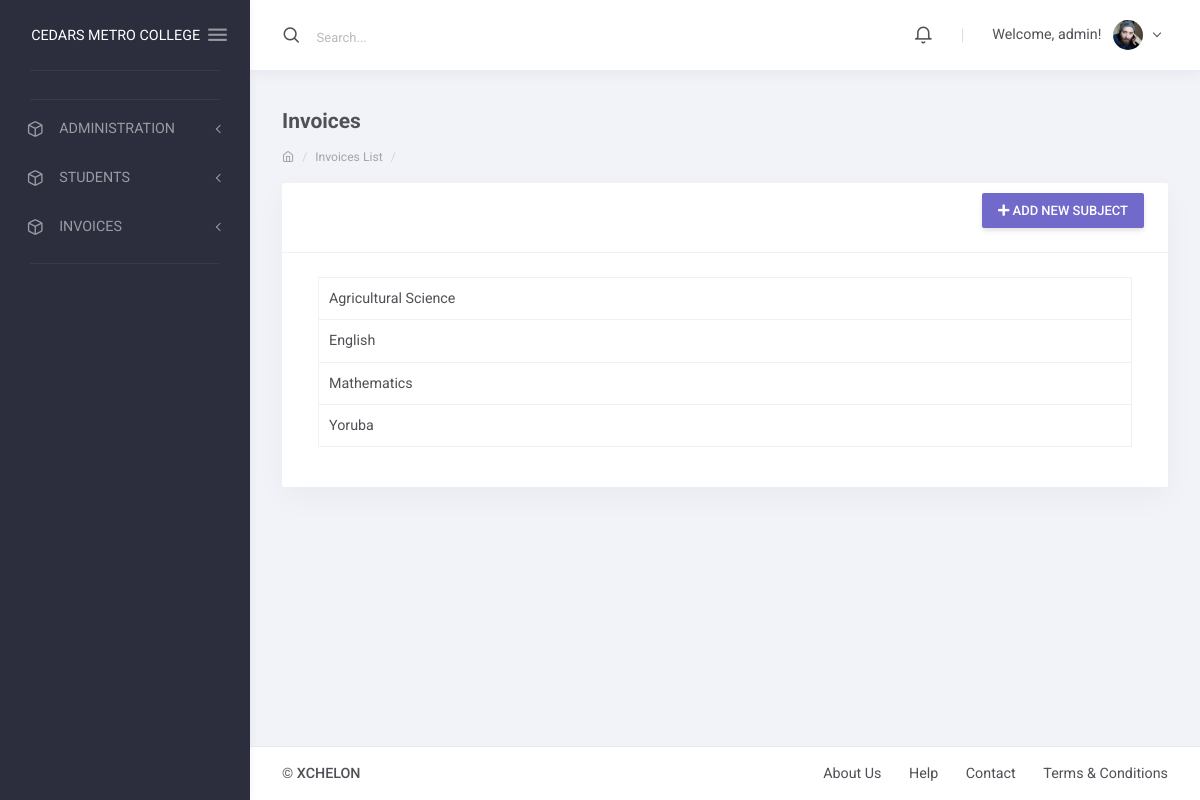
The app's page /subject/list/ (signed in) with its own data.
### apps/corecode/models.py (models this page shows)
class Subject(models.Model):
    name = models.CharField(max_length=200, unique=True)
    class Meta:
        ordering = ["name"]
    def __str__(self):
        return self.name

### apps/corecode/views.py (the view)
# urls.py: path("subject/list/", SubjectListView.as_view(), name="subjects"),
class SubjectListView(LoginRequiredMixin, SuccessMessageMixin, ListView):
    model = Subject
    template_name = "corecode/subject_list.html"
    def get_context_data(self, **kwargs):
        context = super().get_context_data(**kwargs)
        context["form"] = SubjectForm()
        return context

### apps/corecode/forms.py
class SubjectForm(ModelForm):
    prefix = "Subject"
    class Meta:
        model = Subject
        fields = ["name"]

### apps/finance/templatetags/finance_tags.py (called while the page is built)
@register.inclusion_tag('finance/notifications_tag.html')
def recent_notifications():
    notifications = Notification.objects.order_by('-timestamp')[:10]
    return {'notifications': notifications}

### apps/corecode/templates/corecode/subject_list.html (shortened to what this page needs)
{% extends 'base.html' %}
{% load humanize %}
{% load widget_tweaks %}
{% block summary %}
                <div class="layout-content">
                    <div class="container-fluid flex-grow-1 container-p-y">
                        <h4 class="font-weight-bold py-3 mb-0">Invoices</h4>
                        <div class="text-muted small mt-0 mb-3 d-block breadcrumb">
                            <ol class="breadcrumb">
                                <li class="breadcrumb-item"><a href=""><i class="feather icon-home"></i></a></li>
                                <li class="breadcrumb-item"><a href="{% url 'invoice-list' %}">Invoices List</a></li>
                                <li class="breadcrumb-item active"></li>
                            </ol>
                        </div>
                        <div class="row">
                            <div class="col-xl-12">
                                <div class="card mb-4">
                                    <div class="card-header with-elements pb-0">
                                        <div class="card-header-elements ml-auto p-0 mb-4">
                                          <a class="btn btn-primary" href="#" data-toggle="modal" data-target="#modal1">
                                                <i class="fa fa-plus"></i>
                                                Add new subject
                                              </a>
                                        </div>
                                    </div>
                                    <div class="card-body">
                                       <div class="col-sm-12">
                                        <div class="table-responsive">
                                          <table class="table table-bordered">
                                            <tbody>
                                              {% for object in object_list %}
                                              <tr>
                                                <td>{{ object }}</td>
                                              </tr>
                                              {% endfor %}
                                            </tbody>
                                          </table>
                                        </div>
                                      </div>
                                </div>
                              </div>
                            </div>
                        </div>
                    </div>
                </div>
{% endblock summary %}

### templates/base.html (shortened to what this page needs)
{% load static %}
<!DOCTYPE html>
<html lang="en" class="material-style layout-fixed">
<head>
     <link href="{% static 'django_select2/django_select2.css' %}" rel="stylesheet" />
    <link rel="stylesheet" href="{% static 'assets/fonts/fontawesome.css' %}">
    <link rel="stylesheet" href="{% static 'assets/fonts/ionicons.css' %}">
    <link rel="stylesheet" href="{% static 'assets/fonts/linearicons.css' %}">
    <link rel="stylesheet" href="{% static 'assets/fonts/open-iconic.css' %}">
    <link rel="stylesheet" href="{% static 'assets/fonts/pe-icon-7-stroke.css' %}">
    <link rel="stylesheet" href="{% static 'assets/fonts/feather.css' %}">
    <link rel="stylesheet" href="{% static 'assets/css/bootstrap-material.css' %}">
    <link rel="stylesheet" href="{% static 'assets/css/shreerang-material.css' %}">
    <link rel="stylesheet" href="{% static 'assets/css/uikit.css' %}">
    <link rel="stylesheet" href="{% static 'assets/libs/perfect-scrollbar/perfect-scrollbar.css' %}">
    <link rel="stylesheet" href="{% static 'assets/libs/flot/flot.css' %}">
    <link rel="stylesheet" href="{% static 'plugins\select2\dist\css\select2.min.css' %}">
</head>
<body>
    <div class="layout-wrapper layout-2">
        <div class="layout-inner">
            {% include 'navbar.html' %}
            <div class="layout-container">
                <nav class="layout-navbar navbar navbar-expand-lg align-items-lg-center bg-white container-p-x" id="layout-navbar">
                    <div class="navbar-collapse collapse" id="layout-navbar-collapse">
                        <div class="navbar-nav align-items-lg-center">
                            <label class="nav-item navbar-text navbar-search-box p-0 active">
                                <i class="feather icon-search navbar-icon align-middle"></i>
                                <span class="navbar-search-input pl-2">
                                    <input type="text" class="form-control navbar-text mx-2" placeholder="Search...">
                                </span>
                            </label>
                        </div>
                        <div class="navbar-nav align-items-lg-center ml-auto">
                            <div class="demo-navbar-notifications nav-item dropdown mr-lg-3">
                                <a class="nav-link dropdown-toggle hide-arrow" href="#" data-toggle="dropdown">
                                    <i class="feather icon-bell navbar-icon align-middle"></i>
                                </a>
                                         {% load finance_tags %}
                            </div>
                            <div class="nav-item d-none d-lg-block text-big font-weight-light line-height-1 opacity-25 mr-3 ml-1">|</div>
                            <div class="demo-navbar-user nav-item dropdown">
                                <a class="nav-link dropdown-toggle" href="#" data-toggle="dropdown">
                                    <span class="d-inline-flex flex-lg-row-reverse align-items-center align-middle">
                                        <img src="assets/img/avatars/1.png" alt class="d-block ui-w-30 rounded-circle">
                                        <span class="px-1 mr-lg-2 ml-2 ml-lg-0">
                                            {% if user.is_authenticated %}
                                            Welcome, {{ user.username }}!
                                                {% else %}
                                            You are not logged in.
                                                {% endif %}
                                        </span>
                                    </span>
                                </a>
                            </div>
                        </div>
                    </div>
                </nav>
                {% block summary %}
                {% endblock summary %}
                    <nav class="layout-footer footer bg-white">
                        <div class="container-fluid d-flex flex-wrap justify-content-between text-center container-p-x pb-3">
                            <div class="pt-3">
                                <span class="footer-text font-weight-semibold">&copy; <a href="xchelon.com.ng" class="footer-link" target="_blank">XCHELON</a></span>
                            </div>
                            <div>
                                <a href="javascript:" class="footer-link pt-3">About Us</a>
                                <a href="javascript:" class="footer-link pt-3 ml-4">Help</a>
                                <a href="javascript:" class="footer-link pt-3 ml-4">Contact</a>
                                <a href="javascript:" class="footer-link pt-3 ml-4">Terms &amp; Conditions</a>
                            </div>
                        </div>
                    </nav>
                </div>
            </div>
        </div>
</body>
</html>

### static/assets/css/uikit.css (style rules this page uses)
.ui-w-30 { width: 30px !important; height: auto; }

### records on screen
Subject: name "Agricultural Science"
Subject: name "English"
Subject: name "Mathematics"
Subject: name "Yoruba"

### other values on screen
{{ school_name | default:"CEDARS METRO COLLEGE" }} "CEDARS METRO COLLEGE"
{{ user.username }} "admin"
